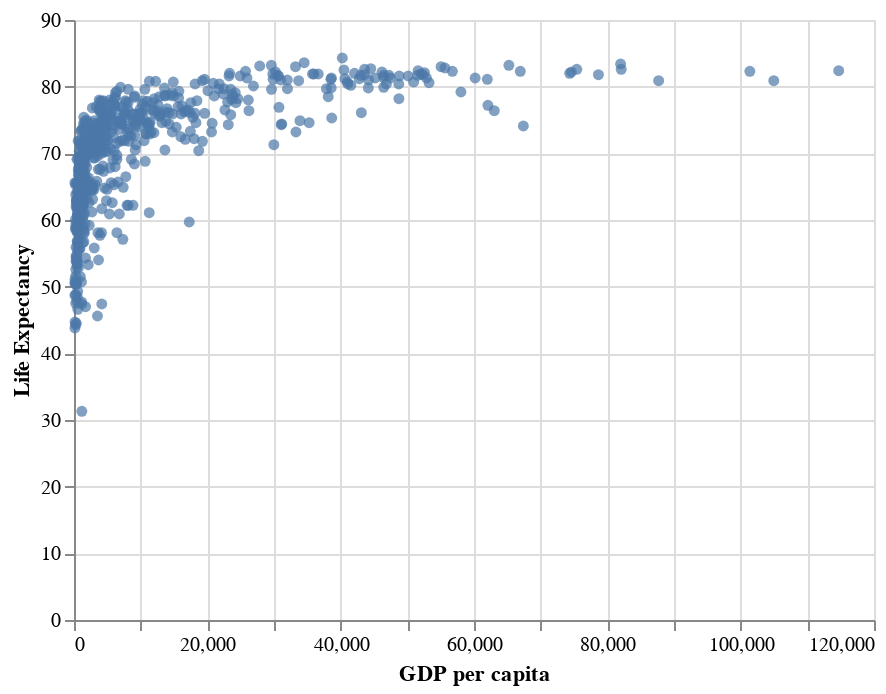

Source (notebook cell):
### Markdown cell above
## 1. A starting point: scatterplot of life expectancy against GDP per capita

Here you'll see how marks and encodings work in a basic sense, along with some examples of how to adjust encodings. 

The following cell constructs a scatterplot of life expectancy at birth against GDP per capita; each point corresponds to one country in one year. The syntax works as follows:
* `alt.Chart()` begins by constructing a 'chart' object constructed from the dataframe;
* the result is passed to `.mark_circle()`, which specifies a geometric object (circles) to add to the chart;
* the result is passed to `.encode()`, which specifies which columns should be used to determine the coordinates of the circles.

### Code cell
# basic scatterplot
alt.Chart(data).mark_circle().encode(
    x = 'GDP per capita',
    y = 'Life Expectancy'
)

### Figure 1 — Vega-Lite specification as saved in the notebook (floating-point values rounded to 4 significant figures; data arrays with more than 128 entries replaced by an {"elided": "..."} marker saying what was removed)
{"config": {"view": {"continuousWidth": 400, "continuousHeight": 300}}, "data": {"name": "data-29977ff87bd5cb58512af82a56f9552e"}, "mark": "circle", "encoding": {"x": {"field": "GDP per capita", "type": "quantitative"}, "y": {"field": "Life Expectancy", "type": "quantitative"}}, "$schema": "https://vega.github.io/schema/vega-lite/v4.17.0.json", "datasets": {"data-29977ff87bd5cb58512af82a56f9552e": {"elided": "620 records"}}}
